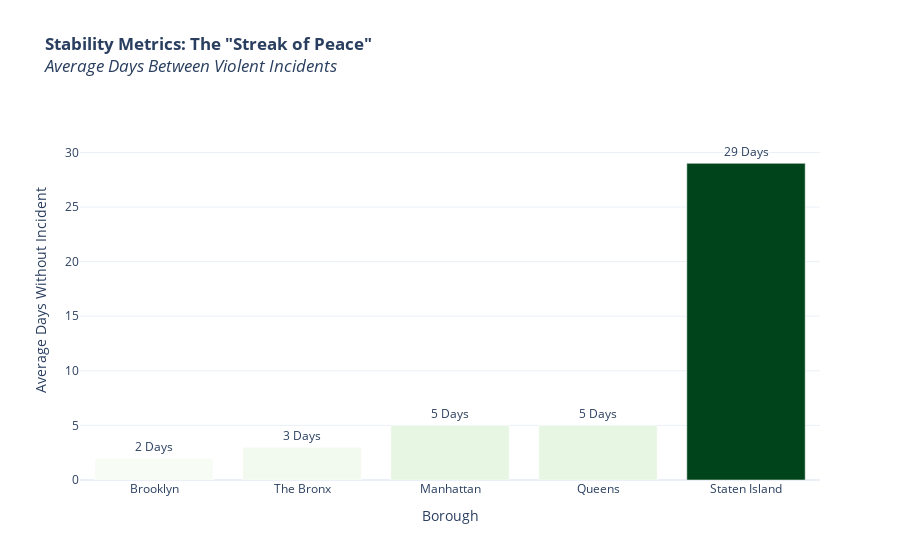

Notebook source saved alongside this figure:
### Code cell
df_peace = result_peace

fig_peace = px.bar(
    df_peace, 
    x='BORONAME', 
    y='avg_days_peace', 
    title='<b>Stability Metrics: The "Streak of Peace"</b><br><i>Average Days Between Violent Incidents</i>',
    color='avg_days_peace',
    color_continuous_scale='Greens', 
    template='plotly_white',
    text='avg_days_peace',
    hover_data=['max_streak_peace'] 
)


fig_peace.update_layout(
    xaxis_title="Borough",
    yaxis_title="Average Days Without Incident",
    coloraxis_showscale=False
)

fig_peace.update_traces(
    texttemplate='%{text} Days', 
    textposition='outside',
    hovertemplate="<b>%{x}</b><br>Avg Gap: %{y} Days<br>Longest Streak: %{customdata[0]} Days"
)

max_days = df_peace['avg_days_peace'].max()


fig_peace.update_layout(
    yaxis_range=[0, max_days * 1.2]
)

fig_peace.show()

### Figure 1 — Plotly figure (JSON) as saved in the notebook; plotly's stock layout.template omitted (floating-point values rounded to 4 significant figures)
{"data": [{"customdata": [[24], [33], [67], [57], [105]], "hovertemplate": "<b>%{x}</b><br>Avg Gap: %{y} Days<br>Longest Streak: %{customdata[0]} Days", "legendgroup": "", "marker": {"color": [2, 3, 5, 5, 29], "coloraxis": "coloraxis", "pattern": {"shape": ""}}, "name": "", "orientation": "v", "showlegend": false, "text": [2.0, 3.0, 5.0, 5.0, 29.0], "textposition": "outside", "texttemplate": "%{text} Days", "type": "bar", "x": ["Brooklyn", "The Bronx", "Manhattan", "Queens", "Staten Island"], "xaxis": "x", "y": [2, 3, 5, 5, 29], "yaxis": "y"}], "layout": {"barmode": "relative", "coloraxis": {"colorbar": {"title": {"text": "avg_days_peace"}}, "colorscale": [[0, "rgb(247,252,245)"], [0.125, "rgb(229,245,224)"], [0.25, "rgb(199,233,192)"], [0.375, "rgb(161,217,155)"], [0.5, "rgb(116,196,118)"], [0.625, "rgb(65,171,93)"], [0.75, "rgb(35,139,69)"], [0.875, "rgb(0,109,44)"], [1, "rgb(0,68,27)"]], "showscale": false}, "legend": {"tracegroupgap": 0}, "title": {"text": "<b>Stability Metrics: The \"Streak of Peace\"</b><br><i>Average Days Between Violent Incidents</i>"}, "xaxis": {"anchor": "y", "domain": [0, 1], "title": {"text": "Borough"}}, "yaxis": {"anchor": "x", "domain": [0, 1], "range": [0, 34.8], "title": {"text": "Average Days Without Incident"}}}}
